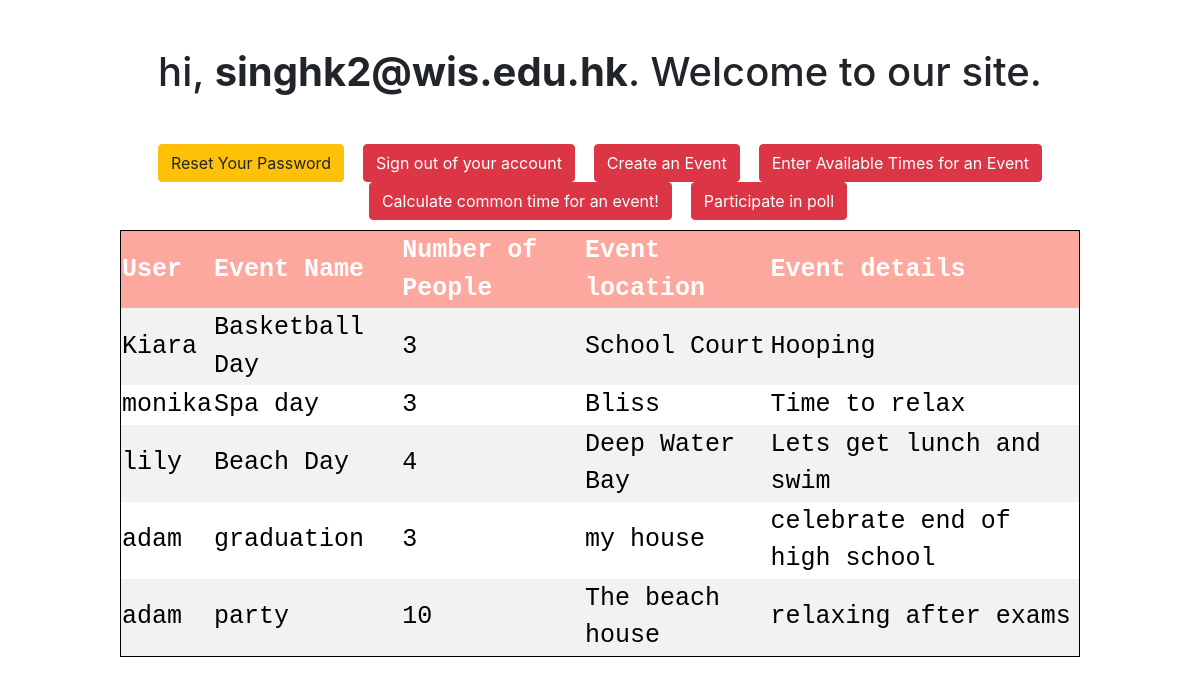
The app's page /welcome.php (signed in) with its own data.
### tables this page shows
CREATE TABLE `events` (
  `id` int(11) NOT NULL,
  `user` varchar(256) NOT NULL,
  `event_name` varchar(256) NOT NULL,
  `number` int(100) NOT NULL,
  `event_location` varchar(256) NOT NULL,
  `event_detail` varchar(256) NOT NULL
);

### welcome.php (the view, shortened to what this page needs)
<?php
include("config.php");
?>
<!DOCTYPE html>
 <html lang="en">
<head>
    <link rel="stylesheet" href="https://stackpath.bootstrapcdn.com/bootstrap/4.5.2/css/bootstrap.min.css">
</head>
<body>
    <h1 class="my-5">hi, <b><?php echo htmlspecialchars($_SESSION["username"]); ?></b>. Welcome to our site.</h1>
    <p>
    <div id="mySidenav" class="sidenav">
        <a href="reset-password.php" class="btn btn-warning">Reset Your Password</a>
        <a href="logout.php" class="btn btn-danger ml-3">Sign out of your account</a>
        <a href="eventform.php" class="btn btn-danger ml-3">Create an Event</a>
        <a href="entertime.php" class="btn btn-danger ml-3">Enter Available Times for an Event</a>
       <a href="calculate.php" class="btn btn-danger ml-3">Calculate common time for an event!</a>
        <a href="poll.php" class="btn btn-danger ml-3">Participate in poll</a>
    </div>
    <div class="button">
    </div>
    <table style="border:1px solid black;margin-left:auto;margin-right:auto;">
        <th>User</th>
        <th>Event Name</th>
        <th>Number of People</th>
        <th>Event location</th>
        <th>Event details</th>
        <?php
        $sql="SELECT `user`,`event_name`,`number`,`event_location`,`event_detail` FROM `events`";
        $result = $link->query($sql);
        if ($result->num_rows > 0) {
        while($row = $result->fetch_assoc()){
        echo "<tr><td>".$row["user"]. "</td><td>".$row["event_name"]."</td><td>"
        .$row["number"]."</td><td>".$row["event_location"]."</td><td>".$row["event_detail"]."</td></tr>";
        }
        echo "</table>";
        } else { echo "0 results"; }
        ?>
<head>
    <link rel="stylesheet" href="https://cdn.jsdelivr.net/npm/bootstrap@4.3.1/dist/css/bootstrap.min.css">
  </head>
  <body>
  </body>
</body>
</html>

### welcome.php (style rules this page uses)
body { font: 14px sans-serif; text-align: center; }
table { border-collapse: collapse; width: 80%; align-content: center; color: #000000; font-family: monospace; font-size: 25px; text-align: left; word-wrap: break-word; }
th { background-color: #FDA89E; color: white; word-wrap: break-word; }
tr:nth-child(even) { background-color: #f2f2f2 }
.button { color: black; text-align: center; font-size: 60px; padding-top: 10px; }
.sidenav { color: black; text-align: center; font-size: 10px; }
.my-5 { text-align: center; }

### records on screen
events: user "Kiara", event_name "Basketball Day", number "3", event_location "School Court", event_detail "Hooping"
events: user "monika", event_name "Spa day", number "3", event_location "Bliss", event_detail "Time to relax"
events: user "lily", event_name "Beach Day", number "4", event_location "Deep Water Bay", event_detail "Lets get lunch and swim"
events: user "adam", event_name "graduation", number "3", event_location "my house", event_detail "celebrate end of high school"
events: user "adam", event_name "party", number "10", event_location "The beach house", event_detail "relaxing after exams"

### other values on screen
$_SESSION["username"] "singhk2@wis.edu.hk"
